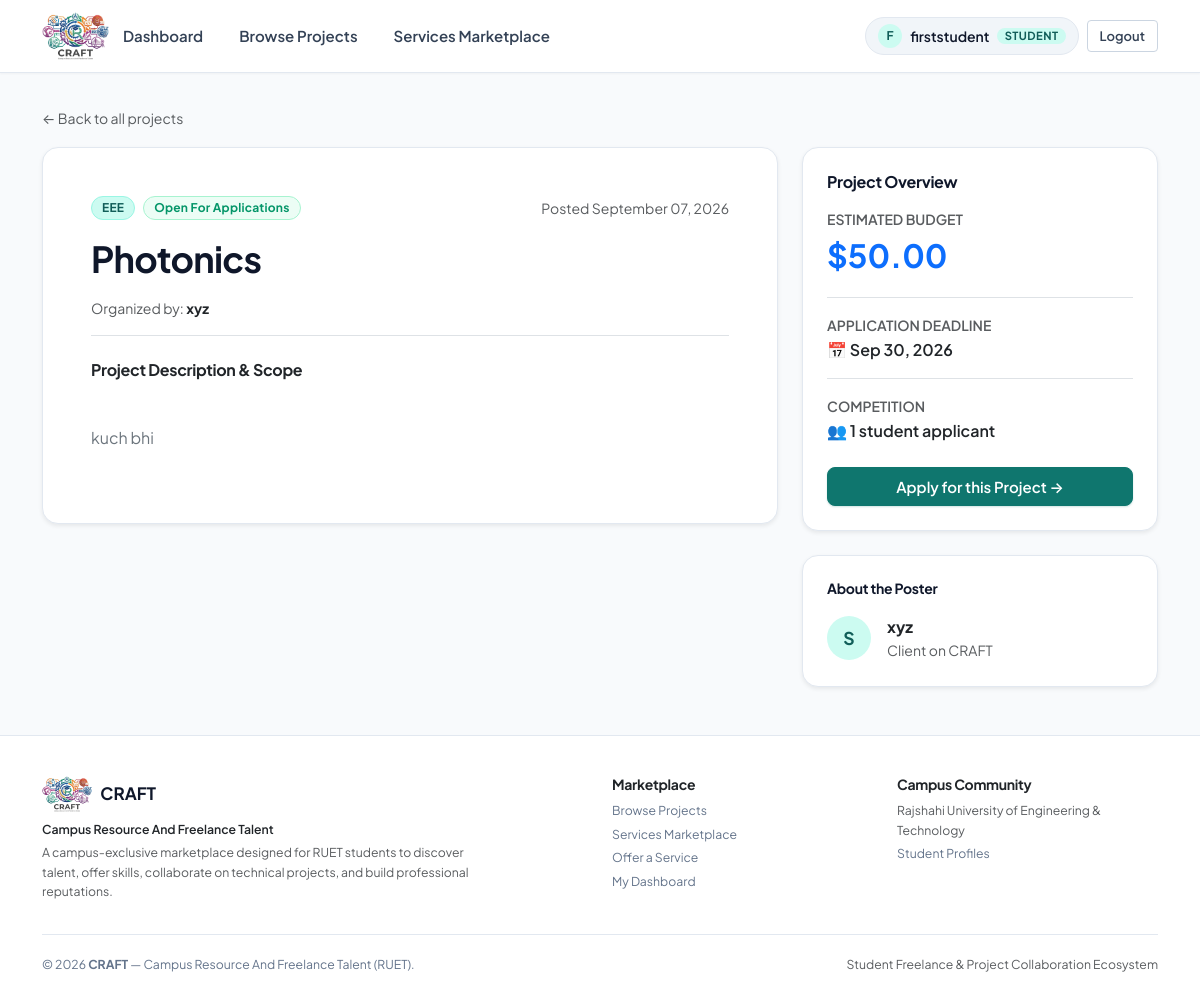
The page /projects/2/ (signed in) on the database its author committed.
### accounts/models.py (models this page shows, shortened)
class User(AbstractUser):
    class Role(models.TextChoices):
        STUDENT = 'student', 'Student'
        CLIENT = 'client', 'Client'
        ADMIN = 'admin', 'Admin'
    role = models.CharField(max_length=10, choices=Role.choices, default=Role.STUDENT)
    skills = models.CharField(max_length=255, blank=True, help_text="Comma separated skills")
    bio = models.TextField(blank=True)
    company_name = models.CharField(max_length=150, blank=True)
    @property
    def is_student(self):
        return self.role == self.Role.STUDENT
    @property
    def is_client(self):
        return self.role == self.Role.CLIENT
    @property
    def is_admin_role(self):
        return self.role == self.Role.ADMIN or self.is_superuser

### projects/models.py (models this page shows, shortened)
class Project(models.Model):
    class Status(models.TextChoices):
        OPEN = 'open', 'Open'
        CLOSED = 'closed', 'Closed'
    client = models.ForeignKey(
        settings.AUTH_USER_MODEL, on_delete=models.CASCADE,
        related_name='projects', limit_choices_to={'role': 'client'}
    )
    title = models.CharField(max_length=200)
    description = models.TextField()
    category = models.CharField(max_length=100, blank=True)
    budget = models.DecimalField(max_digits=10, decimal_places=2, help_text="Budget in USD")
    deadline = models.DateField(null=True, blank=True)
    status = models.CharField(max_length=10, choices=Status.choices, default=Status.OPEN)
    created_at = models.DateTimeField(auto_now_add=True)
    updated_at = models.DateTimeField(auto_now=True)
    class Meta:
        ordering = ['-created_at']
    @property
    def applicant_count(self):
        return self.applications.count()

### projects/views.py (the view)
# urls.py: path('<int:pk>/', views.project_detail, name='project_detail'),
@login_required
def project_detail(request, pk):
    project = get_object_or_404(Project, pk=pk)
    is_owner = request.user.is_authenticated and project.client_id == request.user.id
    return render(request, 'projects/project_detail.html', {
        'project': project, 'is_owner': is_owner,
    })

### templates/projects/project_detail.html (shortened to what this page needs)
{% extends 'base.html' %}
{% block content %}
<div class="mb-3">
    <a href="{% url 'projects:project_list' %}" class="text-muted small text-decoration-none d-inline-flex align-items-center gap-1">
        &larr; Back to all projects
    </a>
</div>
<div class="row g-4">
    <div class="col-12 col-lg-8">
        <div class="card p-4 p-md-5 shadow-sm">
            <div class="d-flex flex-wrap align-items-center gap-2 mb-3">
                {% if project.category %}
                    <span class="badge bg-primary">{{ project.category }}</span>
                {% endif %}
                {% if project.status == 'open' %}
                    <span class="badge bg-success">Open for Applications</span>
                {% else %}
                    <span class="badge bg-secondary">Closed</span>
                {% endif %}
                <span class="text-muted small ms-auto">Posted {{ project.created_at|date:"F d, Y" }}</span>
            </div>
            <h1 class="fw-bold mb-3">{{ project.title }}</h1>
            <div class="d-flex align-items-center gap-2 mb-4 pb-3 border-bottom text-muted small">
                <span>Organized by: <strong class="text-dark">{{ project.client.company_name|default:project.client.username }}</strong></span>
            </div>
            <h5 class="fw-bold text-dark mb-3">Project Description & Scope</h5>
            <div class="project-description-text mb-4 text-secondary" style="white-space: pre-line; line-height: 1.7; font-size: 1rem;">
                {{ project.description }}
            </div>
        </div>
    </div>
    <div class="col-12 col-lg-4">
        <div class="card p-4 shadow-sm mb-4">
            <h5 class="fw-bold mb-3">Project Overview</h5>
            <div class="mb-3 pb-3 border-bottom">
                <div class="text-muted small text-uppercase fw-semibold">Estimated Budget</div>
                <div class="fs-2 fw-bold text-primary">${{ project.budget }}</div>
            </div>
            <div class="mb-3 pb-3 border-bottom">
                <div class="text-muted small text-uppercase fw-semibold">Application Deadline</div>
                <div class="fw-semibold text-dark">
                    {% if project.deadline %}
                        📅 {{ project.deadline|date:"M d, Y" }}
                    {% else %}
                        <span class="text-muted">No deadline specified</span>
                    {% endif %}
                </div>
            </div>
            <div class="mb-4">
                <div class="text-muted small text-uppercase fw-semibold">Competition</div>
                <div class="fw-semibold text-dark">
                    👥 {{ project.applicant_count }} student applicant{{ project.applicant_count|pluralize }}
                </div>
            </div>
            {% if user.is_student %}
                {% if project.status == 'open' %}
                    <a href="{% url 'applications:project_apply' project.pk %}" class="btn btn-primary w-100 py-2">
                        Apply for this Project &rarr;
                    </a>
                {% else %}
                    <button class="btn btn-secondary w-100 py-2" disabled>
                        Project is Closed
                    </button>
                {% endif %}
            {% elif not user.is_authenticated %}
                <div class="text-center p-3 bg-light rounded-3">
                    <p class="small text-muted mb-2">Want to apply for this campus opportunity?</p>
                    <a href="{% url 'accounts:login' %}" class="btn btn-outline-primary btn-sm w-100">Sign In to Apply</a>
                </div>
            {% endif %}
        </div>
        <div class="card p-4 shadow-sm">
            <h6 class="fw-bold mb-3">About the Poster</h6>
            <div class="d-flex align-items-center gap-3">
                <div class="cw-user-avatar" style="width: 44px; height: 44px; font-size: 1.1rem;">
                    {{ project.client.username|make_list|first|upper }}
                </div>
                <div>
                    <div class="fw-bold text-dark">{{ project.client.company_name|default:project.client.username }}</div>
                    <div class="text-muted small">{{ project.client.role|capfirst }} on CRAFT</div>
                </div>
            </div>
        </div>
    </div>
</div>
{% endblock %}

### templates/base.html (shortened to what this page needs)
{% load static %}
<!DOCTYPE html>
<html lang="en">
<head>
    <link href="{% static 'vendor/css/bootstrap.min.css' %}" rel="stylesheet">
    <link href="{% static 'css/base.css' %}" rel="stylesheet">
    <link href="{% static 'css/components.css' %}" rel="stylesheet">
</head>
<body>
<header class="cw-navbar">
    <div class="container">
        <a class="cw-brand" href="{% url 'home' %}" title="CRAFT — Campus Resource And Freelance Talent" aria-label="CRAFT — Campus Resource And Freelance Talent">
            <img src="{% static 'images/craft-logo.png' %}" alt="CRAFT — Campus Resource And Freelance Talent" class="cw-navbar-logo">
        </a>
        <div class="collapse navbar-collapse d-lg-flex justify-content-between" id="cwNavCollapse">
            <ul class="cw-nav-links my-2 my-lg-0">
                {% if user.is_authenticated %}
                    <li>
                        <a class="cw-nav-link" href="{% url 'accounts:dashboard' %}">Dashboard</a>
                    </li>
                    <li>
                        <a class="cw-nav-link" href="{% url 'projects:project_list' %}">Browse Projects</a>
                    </li>
                    <li>
                        <a class="cw-nav-link" href="{% url 'services:service_list' %}">Services Marketplace</a>
                    </li>
                {% endif %}
            </ul>
            <div class="d-flex align-items-center gap-2 mt-2 mt-lg-0">
                {% if user.is_authenticated %}
                    <a href="{% url 'accounts:profile' %}" class="cw-user-badge" title="View & Edit Profile">
                        <span class="cw-user-avatar">{{ user.username|make_list|first|upper }}</span>
                        <span>{{ user.username }}</span>
                        <span class="cw-role-pill cw-role-{{ user.role }}">{{ user.role }}</span>
                    </a>
                    <form method="post" action="{% url 'accounts:logout' %}" class="d-inline" data-no-disable="true">
                        <button type="submit" class="btn btn-sm btn-outline-secondary" title="Sign out of your account">Logout</button>
                    </form>
                {% else %}
                    <a href="{% url 'accounts:login' %}" class="btn btn-sm btn-outline-secondary">Sign In</a>
                    <a href="{% url 'accounts:register' %}" class="btn btn-sm btn-primary">Get Started</a>
                {% endif %}
            </div>
        </div>
    </div>
</header>
<main class="cw-main-content">
    <div class="container">
        {% block content %}{% endblock %}
    </div>
</main>
<footer class="cw-footer">
    <div class="container">
        <div class="row gy-4">
            <div class="col-md-6">
                <div class="d-flex align-items-center gap-2 mb-2">
                    <img src="{% static 'images/craft-logo.png' %}" alt="CRAFT Logo" class="cw-footer-logo">
                    <span class="cw-footer-brand mb-0">CRAFT</span>
                </div>
                <div class="fw-semibold text-dark small mb-1">Campus Resource And Freelance Talent</div>
                <p class="text-muted small mb-0" style="max-width: 440px;">
                    A campus-exclusive marketplace designed for RUET students to discover talent, offer skills, collaborate on technical projects, and build professional reputations.
                </p>
            </div>
            <div class="col-md-3 col-6">
                <h6 class="fw-bold text-dark mb-2">Marketplace</h6>
                <ul class="list-unstyled small mb-0">
                    <li class="mb-1"><a href="{% url 'projects:project_list' %}">Browse Projects</a></li>
                    <li class="mb-1"><a href="{% url 'services:service_list' %}">Services Marketplace</a></li>
                    {% if user.is_authenticated %}
                        <li class="mb-1"><a href="{% url 'services:service_create' %}">Offer a Service</a></li>
                    {% endif %}
                    <li><a href="{% url 'accounts:dashboard' %}">My Dashboard</a></li>
                </ul>
            </div>
            <div class="col-md-3 col-6">
                <h6 class="fw-bold text-dark mb-2">Campus Community</h6>
                <ul class="list-unstyled small mb-0">
                    <li class="mb-1"><span class="text-muted">Rajshahi University of Engineering & Technology</span></li>
                    <li class="mb-1"><a href="{% url 'accounts:profile' %}">Student Profiles</a></li>
                </ul>
            </div>
        </div>
        <div class="cw-footer-bottom small">
            <div>&copy; {% now "Y" %} <strong>CRAFT</strong> &mdash; Campus Resource And Freelance Talent (RUET).</div>
            <div class="text-muted">Student Freelance & Project Collaboration Ecosystem</div>
        </div>
    </div>
</footer>
</body>
</html>

### static/css/components.css (style rules this page uses)
.btn, .cw-btn { display: inline-flex; align-items: center; justify-content: center; gap: 0.5rem; font-family: var(--cw-font-sans); font-size: 0.9375rem; font-weight: 600; line-height: 1.4; padding: 0.625rem 1.25rem; border-radius: var(--cw-radius-sm); border: 1px solid transparent; cursor: pointer; text-decoration: none; transition: all var(--cw-transition-fast); white-space: nowrap; }
.btn-primary, .cw-btn-primary { background-color: var(--cw-primary-700); color: #ffffff; border-color: var(--cw-primary-700); box-shadow: 0 1px 2px rgba(15, 118, 110, 0.2); }
.btn-outline-secondary, .cw-btn-outline-secondary { background-color: transparent; color: var(--cw-text-body); border-color: var(--cw-border-medium); }
.btn-sm, .cw-btn-sm { padding: 0.375rem 0.75rem; font-size: 0.8125rem; border-radius: var(--cw-radius-xs); }
.card, .cw-card { background-color: var(--cw-bg-surface); border: 1px solid var(--cw-border-subtle); border-radius: var(--cw-radius-lg); box-shadow: var(--cw-shadow-sm); transition: transform var(--cw-transition-normal), box-shadow var(--cw-transition-normal), border-color var(--cw-transition-normal); position: relative; overflow: hidden; }
.badge, .cw-badge { display: inline-flex; align-items: center; gap: 0.25rem; padding: 0.25rem 0.625rem; font-size: 0.75rem; font-weight: 700; border-radius: var(--cw-radius-full); line-height: 1.2; text-transform: capitalize; letter-spacing: 0.02em; }
.badge.bg-success, .cw-badge-success { background-color: var(--cw-success-bg) !important; color: var(--cw-success) !important; border: 1px solid var(--cw-success-border); }
.badge.bg-primary, .cw-badge-primary { background-color: var(--cw-primary-100) !important; color: var(--cw-primary-800) !important; border: 1px solid var(--cw-primary-200); }

### rows shown on the page
User: username|make_list "F", username "firststudent", role "STUDENT"
Project: category "EEE", created_at "September 07, 2026", title "Photonics", client.company_name "xyz", description "kuch bhi", budget "50.00", deadline "Sep 30, 2026", applicant_count "1", client.username|make_list "S", client.role "Client"
